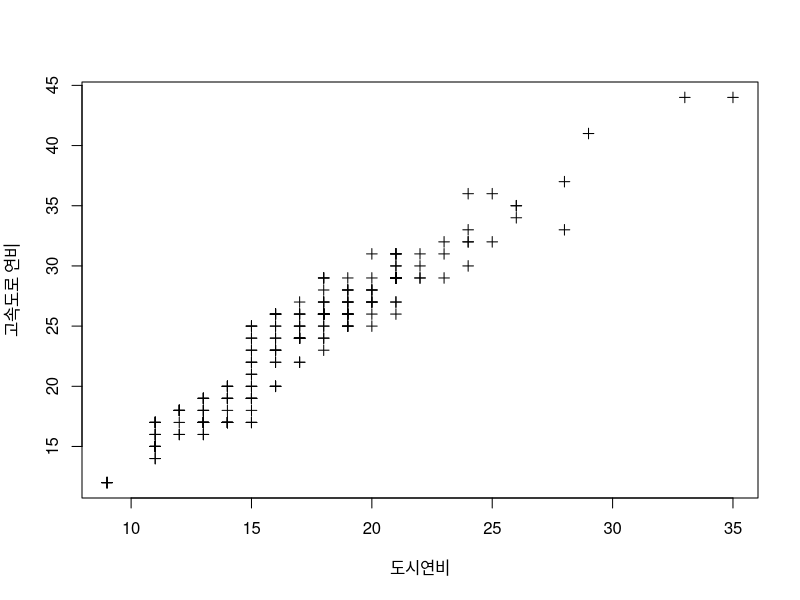
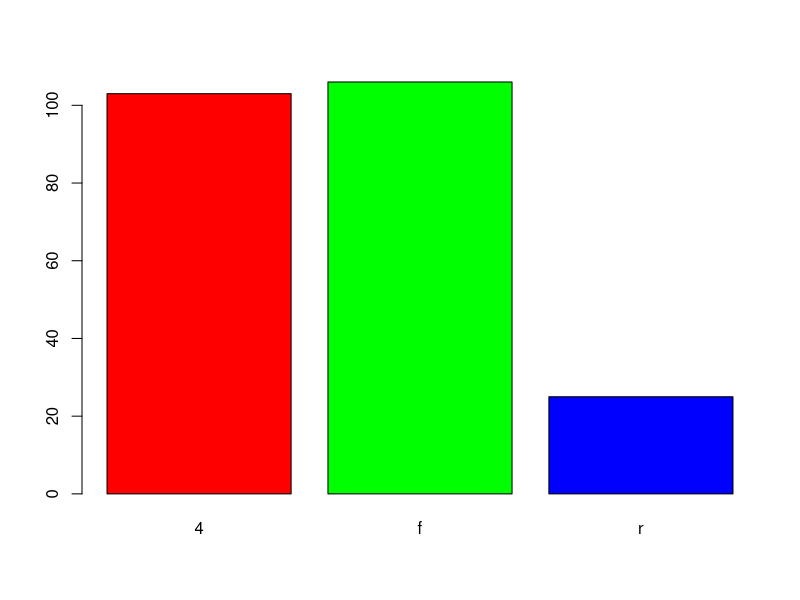
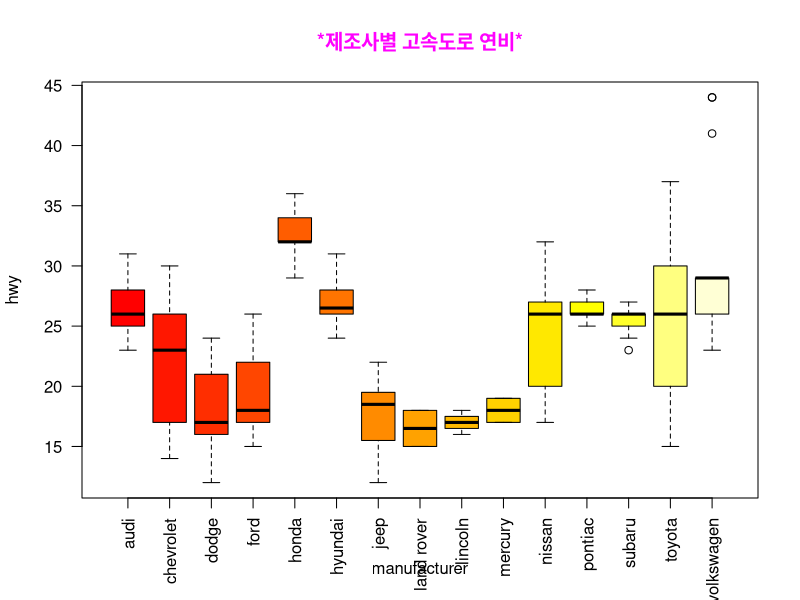

Source code (R) for these figures, in order:
#다음 그래프들을 만들어 보고 chartExam2.R 로 제출한다.
#[ 문제 1 ]
#mpg 데이터 셋의 cty(도시 연비)와 hwy(고속도로 연비) 간에 어떤 관계가 있는지
#알아보려고 한다.
#x축은 cty, y축은 hwy로 된 산점도를 만들어 본다.
#다음 그래프와 동일한 내용으로 출력한다.

mpg <- ggplot2::mpg
plot(mpg$cty,mpg$hwy,type = "p",pch=3,xlab = "도시연비",ylab="고속도로 연비")
?plot

#[ 문제 2 ]
#mpg 데이터 셋에서 구동방식(drv)별 차량의 수를 다음과 같이 보여지도록
#바 그래프로 출력한다.

library(dplyr)
cnt_drv <- table(mpg$drv)
barplot(cnt_drv,col=rainbow(3))

# boxplot는 X~Y 형식의 포뮬러식을 지원한다. 이 식의 의미는 ‘Y별 X데이터를
#모아서’ 라는 것이다. 다음과 같이 data 변수에 그래프를 그리는데 사용하는
#데이터 프레임을 설정하고 첫 번째 아규먼트로 hwy~manufacturer을 설정하면
#제조사별 고속도로 연비를 추출하라는 의미가 된다.
# boxplot(hwy~manufacturer,data=mpg)
#제조사별로 다음과 같은 고속도로 연비에 대한 박스 플롯이 그려진다.……

#이 내용을 기반으로 하여 여러분들이 구현해야 하는 것은 바로 다음 화면이다.
#변경된 것을 찾아서 반영해 본다.
?boxplot
boxplot(hwy~manufacturer,data=mpg,las=2,col=heat.colors(15),
        main="*제조사별 고속도로 연비*", col.main="magenta")
